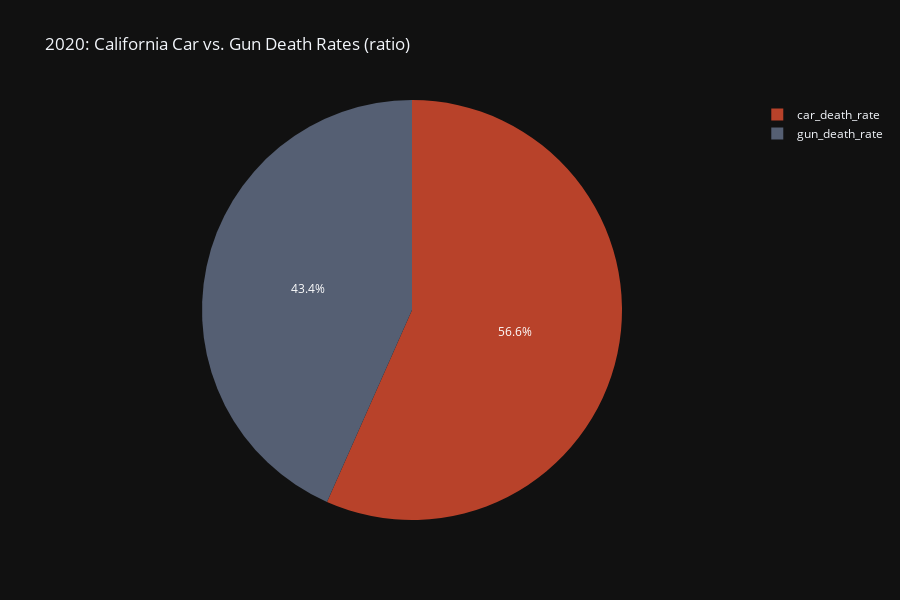

Notebook code for this chart:
### Code cell
_data = gun_v_car_df.query("y == 2020").query("state == 'California'").sort_values("gun_death_rate", ascending=False)
px.pie(values=[_data["gun_death_rate"].values[0], _data["car_death_rate"].values[0]],
       names=["gun_death_rate", "car_death_rate"],
       height=600,
       color_discrete_sequence=[CAR_COLOR, GUN_COLOR],
       title="2020: California Car vs. Gun Death Rates (ratio)",)

### Figure 1 — Plotly figure (JSON) as saved in the notebook; plotly's stock layout.template omitted (floating-point values rounded to 4 significant figures)
{"data": [{"domain": {"x": [0.0, 1.0], "y": [0.0, 1.0]}, "hovertemplate": "label=%{label}<br>value=%{value}<extra></extra>", "labels": ["gun_death_rate", "car_death_rate"], "legendgroup": "", "name": "", "showlegend": true, "values": [8.76, 11.44], "type": "pie"}], "layout": {"legend": {"tracegroupgap": 0}, "title": {"text": "2020: California Car vs. Gun Death Rates (ratio)"}, "piecolorway": ["#b8422a", "#555f73"], "height": 600}}
